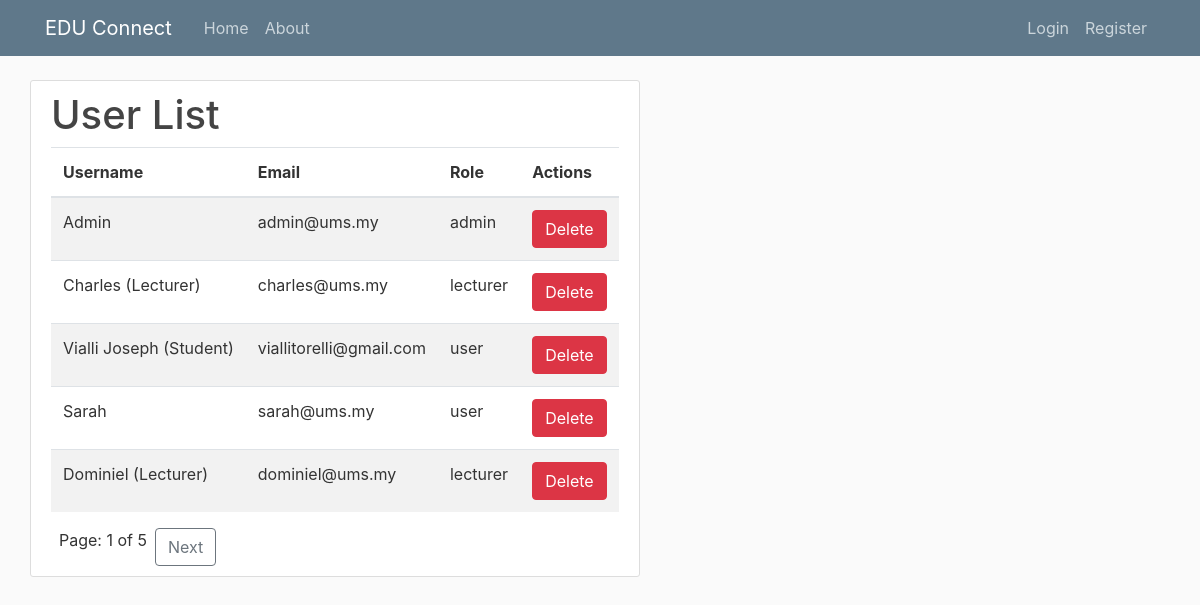
Screenshot of /users with the database file from the repository.
### EDUConnect/models.py (models this page shows, shortened)
class User(db.Model, UserMixin):
    id = db.Column(db.Integer, primary_key=True)
    username = db.Column(db.String(100), unique=True, nullable=False)
    email = db.Column(db.String(120), unique=True, nullable=False)
    image_file = db.Column(db.String(20), nullable=False, default='default.jpg')
    password = db.Column(db.String(60), nullable=False)
    posts = db.relationship('Post', backref='author', lazy=True)
    comments = db.relationship('Comment', backref='user', passive_deletes=True)
    role = db.Column(db.String(20), nullable=False, default='user')

### EDUConnect/admin/routes.py (the view)
@admin.route('/users')
def users():
    page = request.args.get('page', 1, type=int)
    users = User.query.paginate(page=page, per_page=5)
    return render_template('admin_users.html', users=users)

### EDUConnect/templates/admin_users.html (shortened to what this page needs)
{% extends "layout2.html" %}
{% block content %}
    <div class="col-md-20">
        <div class="content-section">
        <body>
                <h1>User List</h1>
                <table class="table table-striped">
                    <thead>
                    <tr>
                        <th>Username</th>
                        <th>Email</th>
                        <th>Role</th>
                        <th>Actions</th>
                    </tr>
                    </thead>
                    <tbody>
                    {% for user in users.items %}
                    <tr>
                        <td>{{ user.username }}</td>
                        <td>{{ user.email }}</td>
                        <td>{{ user.role }}</td>
                        <td>
                            <form method="POST" action="{{ url_for('admin.delete_user', user_id=user.id) }}">
                                <input type="submit" value="Delete" class="btn btn-danger" onclick="return confirm('Are you sure you want to delete this user?')"/>
                            </form>
                        </td>
                    </tr>
                    {% endfor %}
                    </tbody>
                </table>
                <div class="pagination">
                    <span class="mx-2">Page: {{ users.page }} of {{ users.pages }}</span>
                    {% if users.has_next %}
                        <a class="btn btn-outline-secondary" href="{{ url_for('admin.users', page=users.next_num) }}">Next</a>
                    {% endif %}
                </div>
            </body>
        </div>
    </div>
{% endblock %}

### EDUConnect/static/main.css (style rules this page uses)
body { background: #fafafa; color: #333333; margin-top: 5rem; }
h1, h2, h3, h4, h5, h6 { color: #444444; }
.content-section { background: #ffffff; padding: 10px 20px; border: 1px solid #dddddd; border-radius: 3px; margin-bottom: 20px; }

### rows the page displays
User: username "Admin", email "admin@ums.my", role "admin"
User: username "Charles (Lecturer)", email "charles@ums.my", role "lecturer"
User: username "Vialli Joseph (Student)", email "viallitorelli@gmail.com", role "user"
User: username "Sarah", email "sarah@ums.my", role "user"
User: username "Dominiel (Lecturer)", email "dominiel@ums.my", role "lecturer"

### other values shown
{{ users.page }} "1"
{{ users.pages }} "5"
